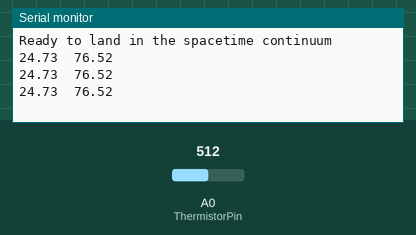
Recording of a sketch running on a simulated Arduino Uno, built with avr-gcc and run on an emulated ATmega328P. Parts: the last lines printed to the serial monitor. The inputs (shaded band) are chosen by the test bench; at power-on: A0 (ThermistorPin) = 512.

Above: at 1.3 s.
1.4 s: A0 (ThermistorPin) set to 716
At 1.9 s:
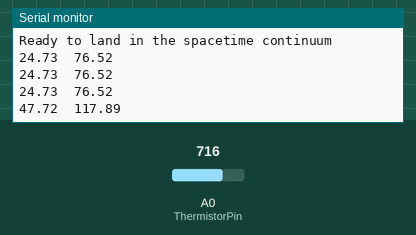
2.9 s: A0 (ThermistorPin) set to 900
At 3.4 s:
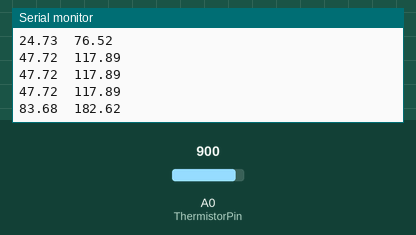
Timing chart, 0 to 5.9 s (numbered marks = the images above; inputs shaded):
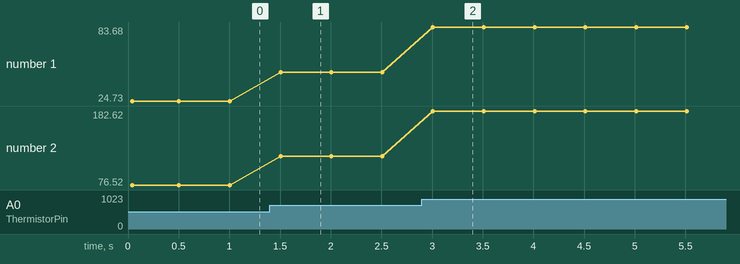

The sketch:

thermoold.ino
```cpp
int ThermistorPin = 0;
int Vo;
float R1 = 10000;
float logR2, R2, T, Tc, Tf;
float c1 = 1.009249522e-03, c2 = 2.378405444e-04, c3 = 2.019202697e-07;

void setup() {
Serial.begin(9600);
Serial.print("Ready to land in the spacetime continuum\n");
}

void loop() {

  Vo = analogRead(ThermistorPin);
  R2 = R1 * (1023.0 / (float)Vo - 1.0);
  logR2 = log(R2);
  T = (1.0 / (c1 + c2*logR2 + c3*logR2*logR2*logR2));
  Tc = T - 273.15;
  Tf = (Tc * 9.0)/ 5.0 + 32.0;

   Serial.print(Tc);
   Serial.print("\t");
  Serial.print(Tf);
  Serial.println();

  delay(500);
}
```

Measured:
- after the input at 1.4 s, the serial monitor: prints a new line after 0.10 s (image 1)
- after the input at 2.9 s, the serial monitor: prints a new line after 0.11 s (image 2)
- plotted number 1: 24.73 → 47.72 after the input at 1.4 s, 47.72 → 83.68 after the input at 2.9 s
- plotted number 2: 76.52 → 117.89 after the input at 1.4 s, 117.89 → 182.62 after the input at 2.9 s
